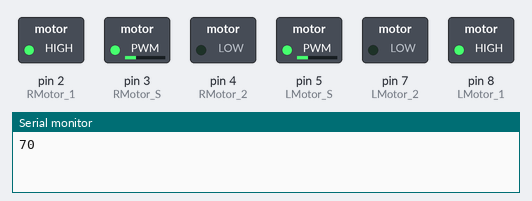
Bench run of a sketch on a simulated Arduino Uno, built with avr-gcc and run on an emulated ATmega328P. On the bench: switched loads named in the sketch (green lamp = pin HIGH), the last lines printed to the serial monitor.

Above: at 0.12 s.
At 19.88 s:
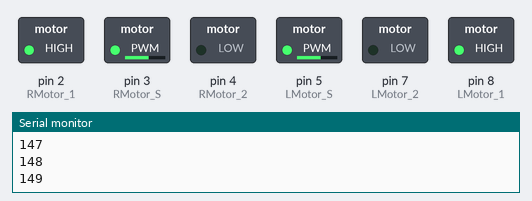
At 39.65 s:
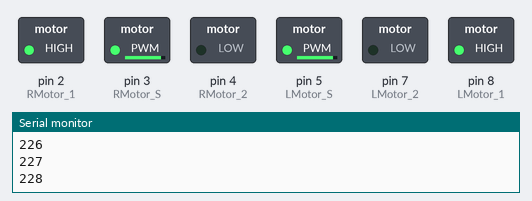
Timing chart, 0 to 40.0 s (numbered marks = the images above):
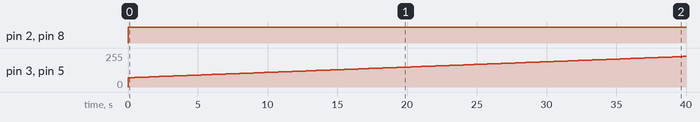

Measured:
- by itself, pin 2 (RMotor_1), pin 8 (LMotor_1): LOW → HIGH at 0.00 s
- by itself, pin 3 (RMotor_S), pin 5 (LMotor_S): moves from 0/255 to 229/255 over 39.8 s

The sketch:

SDC_Sensor_Calibration.ino
```cpp
#define LMotor_1 8
#define LMotor_2 7
#define LMotor_S 5
#define RMotor_1 2
#define RMotor_2 4
#define RMotor_S 3
#define ARP 0

void setup() {
  pinMode(LMotor_1,OUTPUT);
  pinMode(LMotor_2, OUTPUT);
  pinMode(LMotor_S, OUTPUT);
  pinMode(RMotor_1,OUTPUT);
  pinMode(RMotor_2, OUTPUT);
  pinMode(RMotor_S, OUTPUT);
  Serial.begin(9600);
}

void loop() {
  digitalWrite(LMotor_1, HIGH);//both go forwards
  digitalWrite(LMotor_2, LOW);
  digitalWrite(RMotor_1, HIGH);
  digitalWrite(RMotor_2, LOW);
  for(int i = 70; i < 256; i++)
  {
    analogWrite(LMotor_S, i);
    analogWrite(RMotor_S, i);
    Serial.println(i);
    delay(250);
  }

}
```
